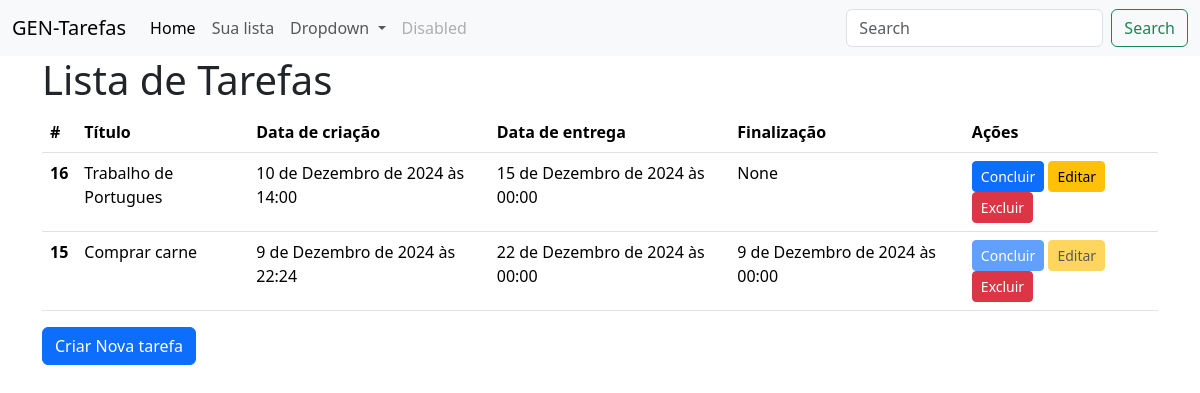
The app's page /home, older data.
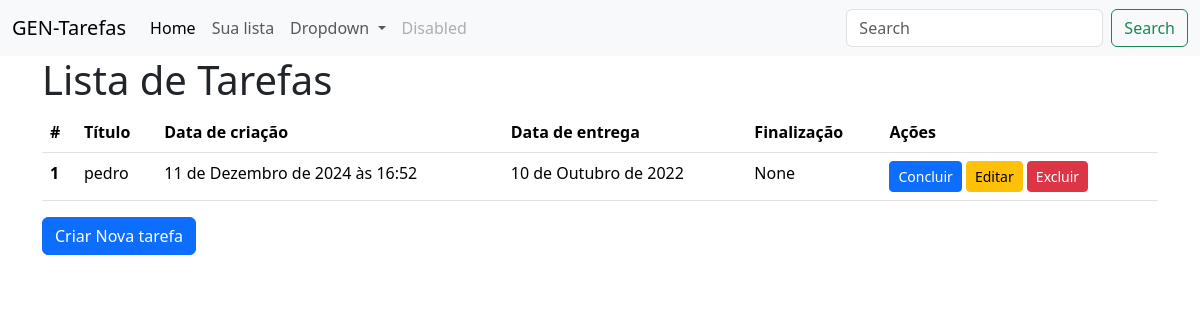
The same page, newer data.
### gerenciador_tarefas/models.py (models this page shows, shortened)
class Tarefa(models.Model):
    usuario = models.ForeignKey(Usuario, on_delete=models.CASCADE, default=1)
    titulo = models.CharField(verbose_name="Titúlo da tarefa",max_length=100, null=False, blank=False)
    data_criacao = models.DateTimeField(auto_now_add=True, null=False, blank=False)
    data_entrega = models.DateField(verbose_name="Data da entrega",null=False, blank=False)
    data_finalizacao = models.DateField(null=True, blank=False)
    email = models.CharField(max_length=100, null=False, blank=False)
    class Meta:
        ordering = ["data_finalizacao"]

### gerenciador_tarefas/views.py (the view)
# urls.py: path("home", TarefasListView.as_view(), name="tarefa_lista"),
class TarefasListView(ListView):
    model = Tarefa

### gerenciador_tarefas/templates/gerenciador_tarefas/tarefa_list.html (shortened to what this page needs)
{% extends "base.html" %}
{% block conteudo %}
<h1>Lista de Tarefas</h1>
        <table class="table">
            <thead>
              <tr>
                <th scope="col">#</th>
                <th scope="col">Título</th>
                <th scope="col">Data de criação</th>
                <th scope="col">Data de entrega</th>
                <th scope="col">Finalização</th>
                <th scope="col">Ações</th>
              </tr>
            </thead>
            <tbody>
                {% for tarefa in tarefa_list %}
                    <tr>
                        <th scope="row">{{ tarefa.pk }}</th>
                        <td>{{ tarefa.titulo }}</td>
                        <td>{{ tarefa.data_criacao }}</td>
                        <td>{{ tarefa.data_entrega }}</td>
                        <td>{{ tarefa.data_finalizacao }}</td>
                        <td>
                          <a href="{% url "tarefa_complete" pk=tarefa.pk %}" class="btn btn-primary btn-sm {% if tarefa.data_finalizacao %}disabled{% endif %}">Concluir</a>
                          <a href="{% url "tarefa_uptade" pk=tarefa.pk %}" class="btn btn-warning btn-sm {% if tarefa.data_finalizacao %}disabled{% endif %}" >Editar</a>
                          <a href="{% url "tarefa_delete" pk=tarefa.pk %}" class="btn btn-danger btn-sm">Excluir</a>
                        </td>
                    </tr>
                {% endfor %}
            </tbody>
          </table>
          <a href="{% url 'tarefa_form' %}" class="btn btn-primary">Criar Nova tarefa</a>
{% endblock conteudo %}

### gerenciador_tarefas/templates/base.html (shortened to what this page needs)
<!doctype html>
<html lang="en">
  <head>
    <link href="https://cdn.jsdelivr.net/npm/bootstrap@5.3.3/dist/css/bootstrap.min.css" rel="stylesheet">
  </head>
  <body>
    <nav class="navbar navbar-expand-lg bg-body-tertiary">
        <div class="container-fluid">
          <a class="navbar-brand" href="{% url "tarefa_lista" %}">GEN-Tarefas</a>
          <div class="collapse navbar-collapse" id="navbarSupportedContent">
            <ul class="navbar-nav me-auto mb-2 mb-lg-0">
              <li class="nav-item">
                <a class="nav-link active" aria-current="page" href="#">Home</a>
              </li>
              <li class="nav-item">
                <a class="nav-link" href="{% url 'tarefa_lista' %}">Sua lista</a>
              </li>
              <li class="nav-item dropdown">
                <a class="nav-link dropdown-toggle" href="#" role="button" data-bs-toggle="dropdown" aria-expanded="false">
                  Dropdown
                </a>
              </li>
              <li class="nav-item">
                <a class="nav-link disabled" aria-disabled="true">Disabled</a>
              </li>
            </ul>
            <form class="d-flex" role="search">
              <input class="form-control me-2" type="search" placeholder="Search" aria-label="Search">
              <button class="btn btn-outline-success" type="submit">Search</button>
            </form>
          </div>
        </div>
      </nav>
      <main class="container">
        {% block conteudo %}{% endblock conteudo %}
      </main>
    </body>
</html>

Row changes from the older to the newer data that the page shows:
removed Tarefa: pk "16", titulo "Trabalho de Portugues", data_criacao "10 de Dezembro de 2024 às 14:00", data_entrega "15 de Dezembro de 2024 às 00:00", data_finalizacao "None"
removed Tarefa: pk "15", titulo "Comprar carne", data_criacao "9 de Dezembro de 2024 às 22:24", data_entrega "22 de Dezembro de 2024 às 00:00", data_finalizacao "9 de Dezembro de 2024 às 00:00"
added Tarefa: pk "1", titulo "pedro", data_criacao "11 de Dezembro de 2024 às 16:52", data_entrega "10 de Outubro de 2022", data_finalizacao "None"
